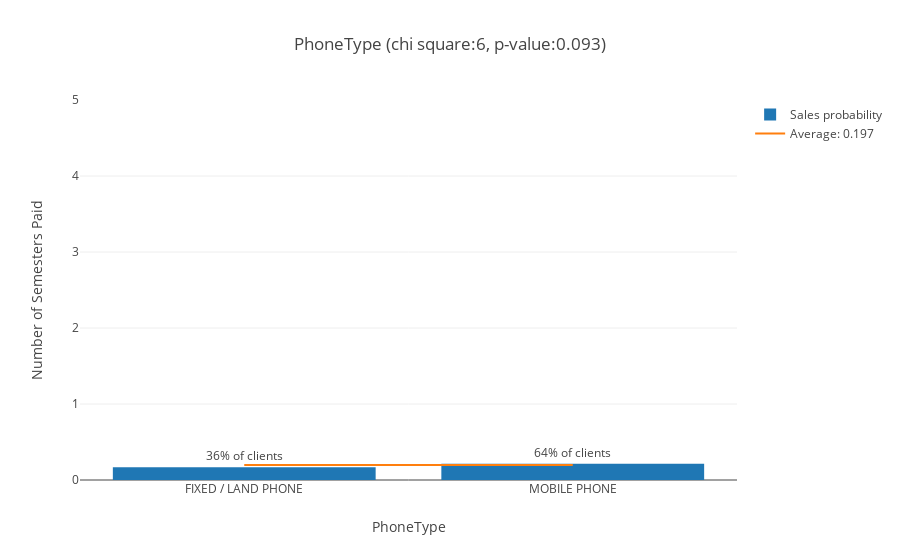

Write notebook code for a chart like this one.
### Markdown cell above
### PhoneType ###

Client's phone type: Fixed or Mobile

### Code cell
chi, pval, fig = analyze_feature('PhoneType', db1, categorical=True)
scores['PhoneType'] = chi, pval
iplot(fig)

### Figure 1 — Plotly figure (JSON) as saved in the notebook; plotly's stock layout.template omitted (floating-point values rounded to 4 significant figures)
{"data": [{"error_y": {"array": [0.7839, 0.894], "type": "data", "visible": false}, "name": "Sales probability", "text": ["36% of clients", "64% of clients"], "type": "bar", "x": ["FIXED / LAND PHONE", "MOBILE PHONE"], "y": [0.1687, 0.2137]}, {"mode": "lines", "name": "Average: 0.197", "type": "scatter", "x": ["FIXED / LAND PHONE", "MOBILE PHONE"], "y": [0.1974, 0.1974]}], "layout": {"barmode": "group", "title": "PhoneType (chi square:6, p-value:0.093)", "xaxis": {"title": "PhoneType"}, "yaxis": {"range": [0, 5], "title": "Number of Semesters Paid"}}}
